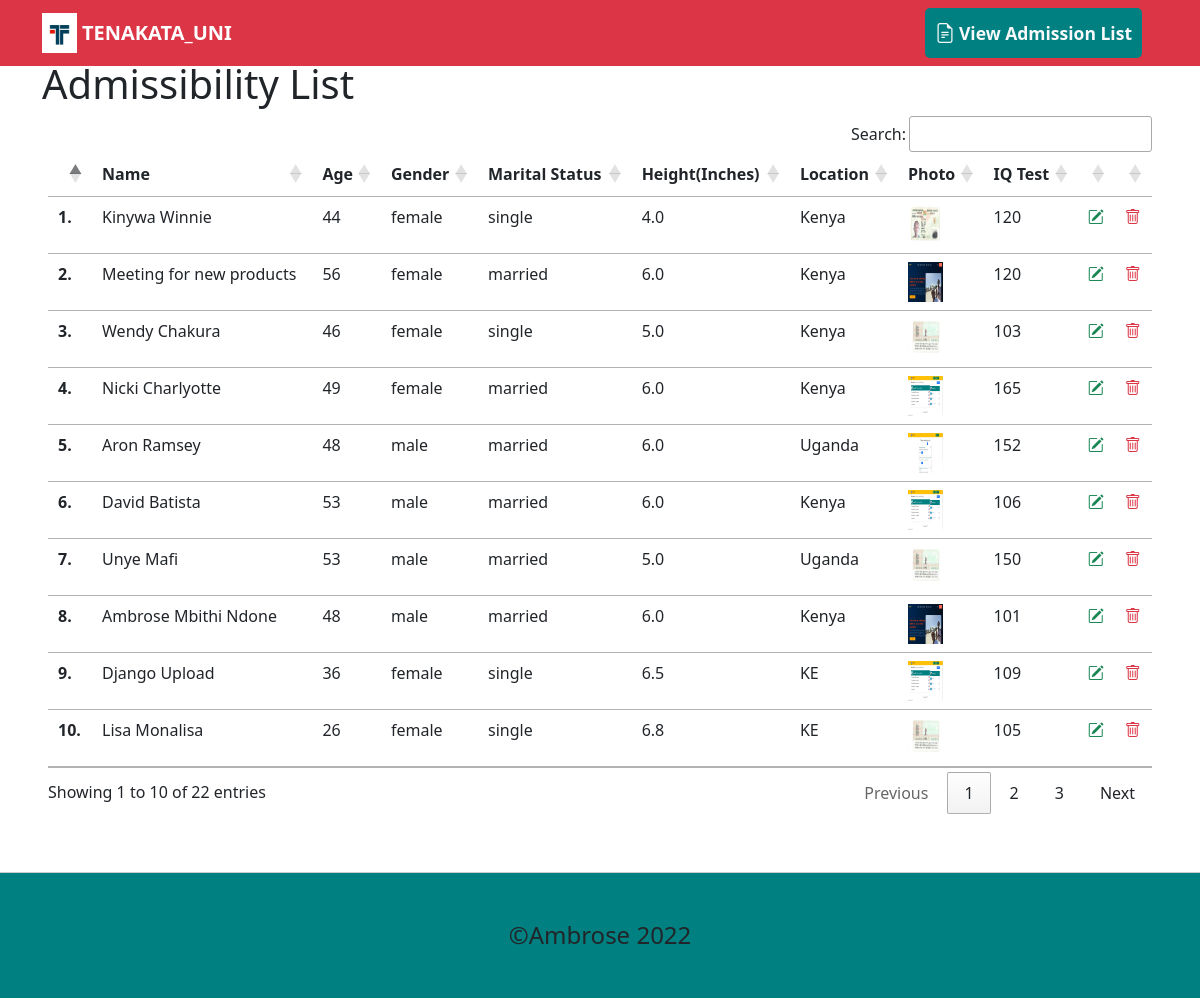
Page /list/ on the committed database.
### university/models.py (models this page shows, shortened)
class Registration(models.Model):
    MARITAL_STATUS = (
        ('single','single'),
        ('married','married')
    )
    GENDER = (
        ('male','male'),
        ('female','female')
    )
    name = models.CharField(max_length=200)
    age = models.IntegerField()
    marital_status = models.CharField(max_length=10, choices=MARITAL_STATUS)
    gender = models.CharField(max_length=10, choices=GENDER)
    height = models.FloatField()
    gsp_location = CountryField(blank_label='select country')
    cam_photo = models.ImageField(upload_to='images')
    iq_test = models.IntegerField()
    date_created = models.DateTimeField(auto_now_add=True)
    date_updated = models.DateTimeField(auto_now=True)

### university/views.py (the view)
# urls.py: path('list/', admit_list_view, name="list_page"),
def admit_list_view(request):
    names = Registration.objects.all()
    admissibility = []
    lists = []
    age = []
    gender = []
    others = []
    unqualified = []
    for name in names:
        if name.age >= 43 and name.iq_test > 100 and name.gender == 'female':
            age.insert(0, name)
        elif name.age >= 43 and name.iq_test > 100 and name.gender == 'male':
            age.insert(-1, name)
        elif name.age >= 26 and name.iq_test > 100 and name.gender == 'female':
            gender.insert(0, name)
        elif name.age >= 26 and name.iq_test > 100 and name.gender == 'male':
            gender.insert(-1, name)
        elif name.age < 26 and name.iq_test > 100 and name.gender == 'female':
            others.insert(0,name)
        elif name.age < 26 and name.iq_test > 100 and name.gender == 'male':
            others.append(name)
        else:
            unqualified.append(name)
    lists.append(age)
    lists.append(gender)
    lists.append(others)
    for list in lists:
        for name in list:
            admissibility.append(name)
    context = {
        'admissibility':admissibility
    }
    return render(request, 'university/admit_list.html', context)

### university/templates/university/admit_list.html (shortened to what this page needs)
{% extends "index.html" %}
{% block content %}
{% load static %}
<div class="container">
  <h1>Admissibility List</h1>
</div>
<div class="p-5 pt-0 mt-2 table-cont">
  <table class="table"  id="example" style="width:100%">
    <thead>
      <tr>
        <th scope="col"></th>
        <th scope="col">Name</th>
        <th scope="col">Age</th>
        <th scope="col">Gender</th>
        <th scope="col">Marital Status</th>
        <th scope="col">Height(Inches)</th>
        <th scope="col">Location</th>
        <th scope="col">Photo</th>
        <th scope="col">IQ Test</th>
        <th scope="col"></th>
        <th scope="col"></th>
      </tr>
    </thead>
      <tbody>
      {% for name in admissibility %}
      <tr>
        <th scope="row">{{ forloop.counter }}.</th>
        <td>{{ name.name }}</td>
        <td>{{ name.age }}</td>
        <td>{{ name.gender }}</td>
        <td>{{ name.marital_status }}</td>
        <td>{{ name.height }}</td>
        <td>{{ name.gsp_location }}</td>
        <td><img src="{{ name.cam_photo.url }}"</td>
        <td>{{ name.iq_test }}</td>
        <td><a href="{% url 'tenakata:update' name.id %}"><i class="bi bi-pencil-square text-success"></i></a></td>
        <td><a href="{% url 'tenakata:delete' name.id %}"><i class="bi bi-trash text-danger" onclick="return confirm('Do you want to {{ name.name }}?')"></i></a></td>
      </tr>
      {% endfor %}
    </tbody>
  </table>
</div>
{% endblock %}

### templates/index.html (shortened to what this page needs)
<!DOCTYPE html>
{% load static %}
<html lang="en">
<head>
    <link rel="stylesheet" href="https://cdnjs.cloudflare.com/ajax/libs/bootstrap-icons/1.8.1/font/bootstrap-icons.min.css" />
    <link
    rel="stylesheet"
    href="https://cdnjs.cloudflare.com/ajax/libs/animate.css/4.1.1/animate.min.css"
    />
    <link href="https://cdn.jsdelivr.net/npm/bootstrap@5.1.3/dist/css/bootstrap.min.css" rel="stylesheet">
    <link rel="stylesheet" href="https://cdn.datatables.net/1.11.5/css/jquery.dataTables.min.css" />
    <link rel="stylesheet" href="https://cdn.datatables.net/buttons/2.2.2/css/buttons.dataTables.min.css" />
</head>
<body>
{% include "navbar.html" %}
{% block content %}
{% endblock %}
{% include "footer.html" %}
</body>
</html>

### templates/navbar.html (shortened to what this page needs)
<nav class="topnav navbar navbar-expand-lg navbar-dark bg-danger fixed-top">
	{% load static %}
	<div class="container">
		<a class="navbar-brand d-flex align-items-center" href="{% url 'tenakata:homepage' %}"><img src="{% static 'images/logo.jpg' %}" /><strong class="d-none d-sm-block">TENAKATA_UNI</strong></a>
		<a class="navbar-brand text-light  add-link" href="{% url 'tenakata:list_page' %}"><i class="bi bi-file-earmark-text"></i><small class="list-view d-flex align-items-center">View Admission List</small></a>
	</div>
</nav>

### templates/footer.html (shortened to what this page needs)
<footer>
    <h4 class="p-5 d-flex justify-content-center">&copy;Ambrose 2022 </h4>
</footer>

### templates/index.html (style rules this page uses)
* { margin: 0; padding: 0; }
body::before { display: block; content: " "; height: 60px; }

### templates/navbar.html (style rules this page uses)
img { height: 40px; width: 40px; padding-right: 5px; }
.add-link { font-weight: bold; display: flex; background: teal; padding: 10px; border-radius: 5px; }
.list-view { padding-left: 4px; }

### templates/footer.html (style rules this page uses)
footer { bottom: 0; width: 100%; border-top: 1px solid #ccc; margin-top: 10px; background: teal; }

### rows in the picture
Registration: name "Kinywa Winnie", age "44", gender "female", marital_status "single", height "4.0", gsp_location "Kenya", cam_photo (picture), iq_test "120"
Registration: name "Meeting for new products", age "56", gender "female", marital_status "married", height "6.0", gsp_location "Kenya", cam_photo (picture), iq_test "120"
Registration: name "Wendy Chakura", age "46", gender "female", marital_status "single", height "5.0", gsp_location "Kenya", cam_photo (picture), iq_test "103"
Registration: name "Nicki Charlyotte", age "49", gender "female", marital_status "married", height "6.0", gsp_location "Kenya", cam_photo (picture), iq_test "165"
Registration: name "Aron Ramsey", age "48", gender "male", marital_status "married", height "6.0", gsp_location "Uganda", cam_photo (picture), iq_test "152"
Registration: name "David Batista", age "53", gender "male", marital_status "married", height "6.0", gsp_location "Kenya", cam_photo (picture), iq_test "106"
Registration: name "Unye Mafi", age "53", gender "male", marital_status "married", height "5.0", gsp_location "Uganda", cam_photo (picture), iq_test "150"
Registration: name "Ambrose Mbithi Ndone", age "48", gender "male", marital_status "married", height "6.0", gsp_location "Kenya", cam_photo (picture), iq_test "101"
Registration: name "Django Upload", age "36", gender "female", marital_status "single", height "6.5", gsp_location "KE", cam_photo (picture), iq_test "109"
Registration: name "Lisa Monalisa", age "26", gender "female", marital_status "single", height "6.8", gsp_location "KE", cam_photo (picture), iq_test "105"
